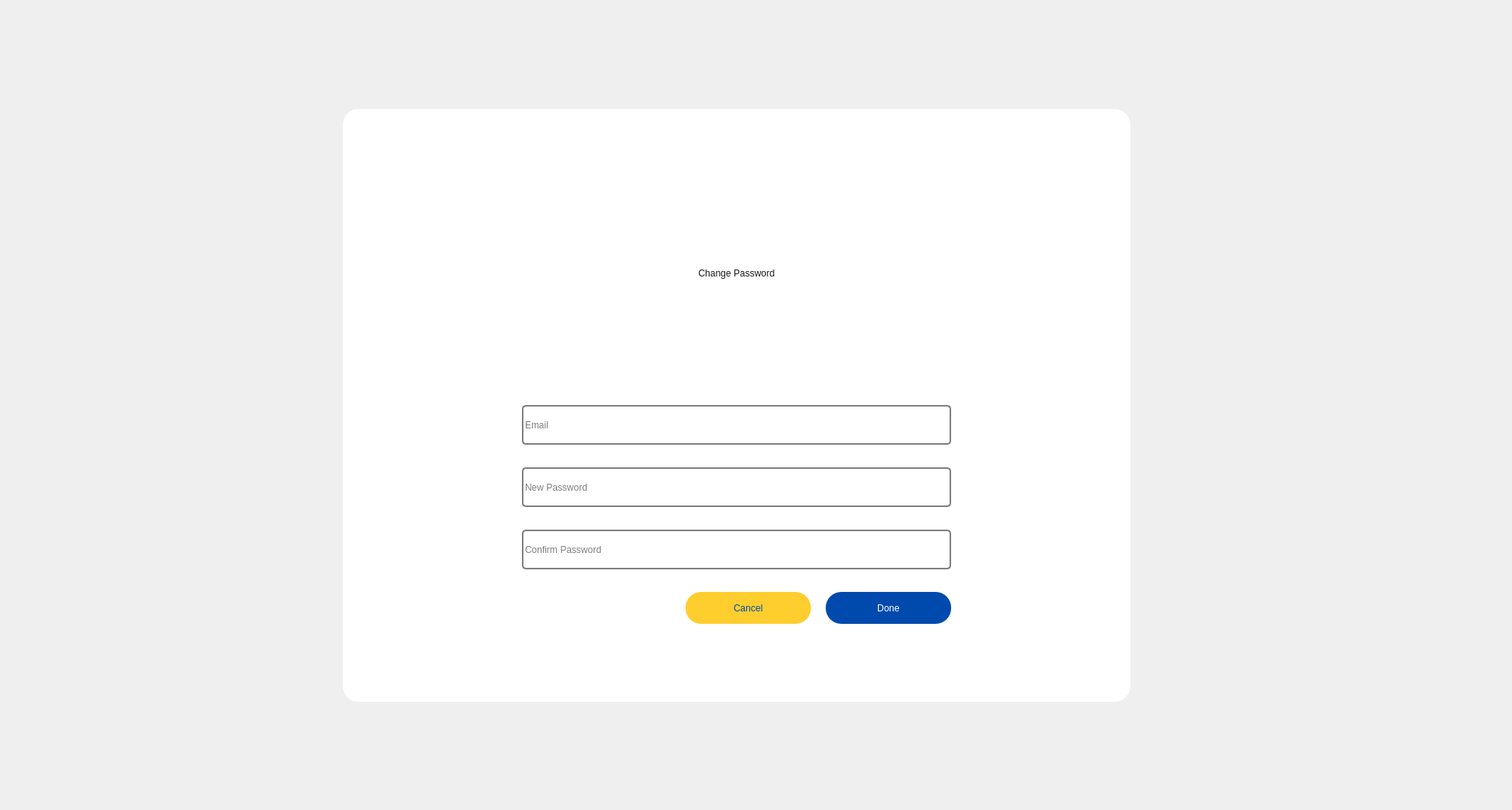
<?xml version="1.0" encoding="UTF-8"?>
<ui version="4.0">
 <class>loginFrame</class>
 <widget class="QDialog" name="loginFrame">
  <property name="geometry">
   <rect>
    <x>0</x>
    <y>0</y>
    <width>1941</width>
    <height>1040</height>
   </rect>
  </property>
  <property name="windowTitle">
   <string>Dialog</string>
  </property>
  <property name="styleSheet">
   <string notr="true"/>
  </property>
  <widget class="QLabel" name="label">
   <property name="geometry">
    <rect>
     <x>0</x>
     <y>0</y>
     <width>1941</width>
     <height>1041</height>
    </rect>
   </property>
   <property name="styleSheet">
    <string notr="true"/>
   </property>
   <property name="text">
    <string/>
   </property>
   <property name="pixmap">
    <pixmap>change pass.png</pixmap>
   </property>
  </widget>
  <widget class="QFrame" name="rightFrame">
   <property name="geometry">
    <rect>
     <x>440</x>
     <y>140</y>
     <width>1011</width>
     <height>761</height>
    </rect>
   </property>
   <property name="styleSheet">
    <string notr="true">QFrame{
background-color: rgb(255, 255, 255);
border-radius: 20px
}


</string>
   </property>
   <property name="frameShape">
    <enum>QFrame::StyledPanel</enum>
   </property>
   <property name="frameShadow">
    <enum>QFrame::Raised</enum>
   </property>
   <widget class="QLabel" name="welcomeLabel">
    <property name="geometry">
     <rect>
      <x>0</x>
      <y>180</y>
      <width>1011</width>
      <height>61</height>
     </rect>
    </property>
    <property name="styleSheet">
     <string notr="true">QLabel{
font: 46pt &quot;Bebas&quot;;
	color: rgb(25, 25, 26);
}
</string>
    </property>
    <property name="text">
     <string>Change Password</string>
    </property>
    <property name="alignment">
     <set>Qt::AlignCenter</set>
    </property>
   </widget>
   <widget class="QPushButton" name="btnChange">
    <property name="geometry">
     <rect>
      <x>620</x>
      <y>620</y>
      <width>161</width>
      <height>41</height>
     </rect>
    </property>
    <property name="cursor">
     <cursorShape>PointingHandCursor</cursorShape>
    </property>
    <property name="styleSheet">
     <string notr="true">QPushButton{
	background-color: rgb(0, 74, 173);
	color: rgb(255, 255, 255);
font: 14pt &quot;Montserrat&quot;;
border-radius: 20px;
}

</string>
    </property>
    <property name="text">
     <string>Done</string>
    </property>
   </widget>
   <widget class="QLineEdit" name="inputEmailChange">
    <property name="geometry">
     <rect>
      <x>230</x>
      <y>380</y>
      <width>551</width>
      <height>51</height>
     </rect>
    </property>
    <property name="styleSheet">
     <string notr="true">QLineEdit{
border: 2px solid gray;
font: 14pt &quot;Montserrat&quot;;
border-radius: 5px;
}</string>
    </property>
    <property name="placeholderText">
     <string>Email</string>
    </property>
   </widget>
   <widget class="QLineEdit" name="inputNewPass2">
    <property name="geometry">
     <rect>
      <x>230</x>
      <y>540</y>
      <width>551</width>
      <height>51</height>
     </rect>
    </property>
    <property name="styleSheet">
     <string notr="true">QLineEdit{
border: 2px solid gray;
font: 14pt &quot;Montserrat&quot;;
border-radius: 5px;
}</string>
    </property>
    <property name="placeholderText">
     <string>Confirm Password</string>
    </property>
   </widget>
   <widget class="QLineEdit" name="inputNewPass">
    <property name="geometry">
     <rect>
      <x>230</x>
      <y>460</y>
      <width>551</width>
      <height>51</height>
     </rect>
    </property>
    <property name="styleSheet">
     <string notr="true">QLineEdit{
border: 2px solid gray;
font: 14pt &quot;Montserrat&quot;;
border-radius: 5px;
}</string>
    </property>
    <property name="placeholderText">
     <string>New Password</string>
    </property>
   </widget>
   <widget class="QPushButton" name="btnChangeBack">
    <property name="geometry">
     <rect>
      <x>440</x>
      <y>620</y>
      <width>161</width>
      <height>41</height>
     </rect>
    </property>
    <property name="cursor">
     <cursorShape>PointingHandCursor</cursorShape>
    </property>
    <property name="styleSheet">
     <string notr="true">QPushButton{
	background-color: rgb(254, 206, 47);
	color: rgb(0, 74, 173);
font: 14pt &quot;Montserrat&quot;;
border-radius: 20px;
}

</string>
    </property>
    <property name="text">
     <string>Cancel</string>
    </property>
   </widget>
   <zorder>btnChange</zorder>
   <zorder>welcomeLabel</zorder>
   <zorder>inputEmailChange</zorder>
   <zorder>inputNewPass2</zorder>
   <zorder>inputNewPass</zorder>
   <zorder>btnChangeBack</zorder>
  </widget>
 </widget>
 <tabstops>
  <tabstop>btnChange</tabstop>
 </tabstops>
 <resources/>
 <connections/>
</ui>
